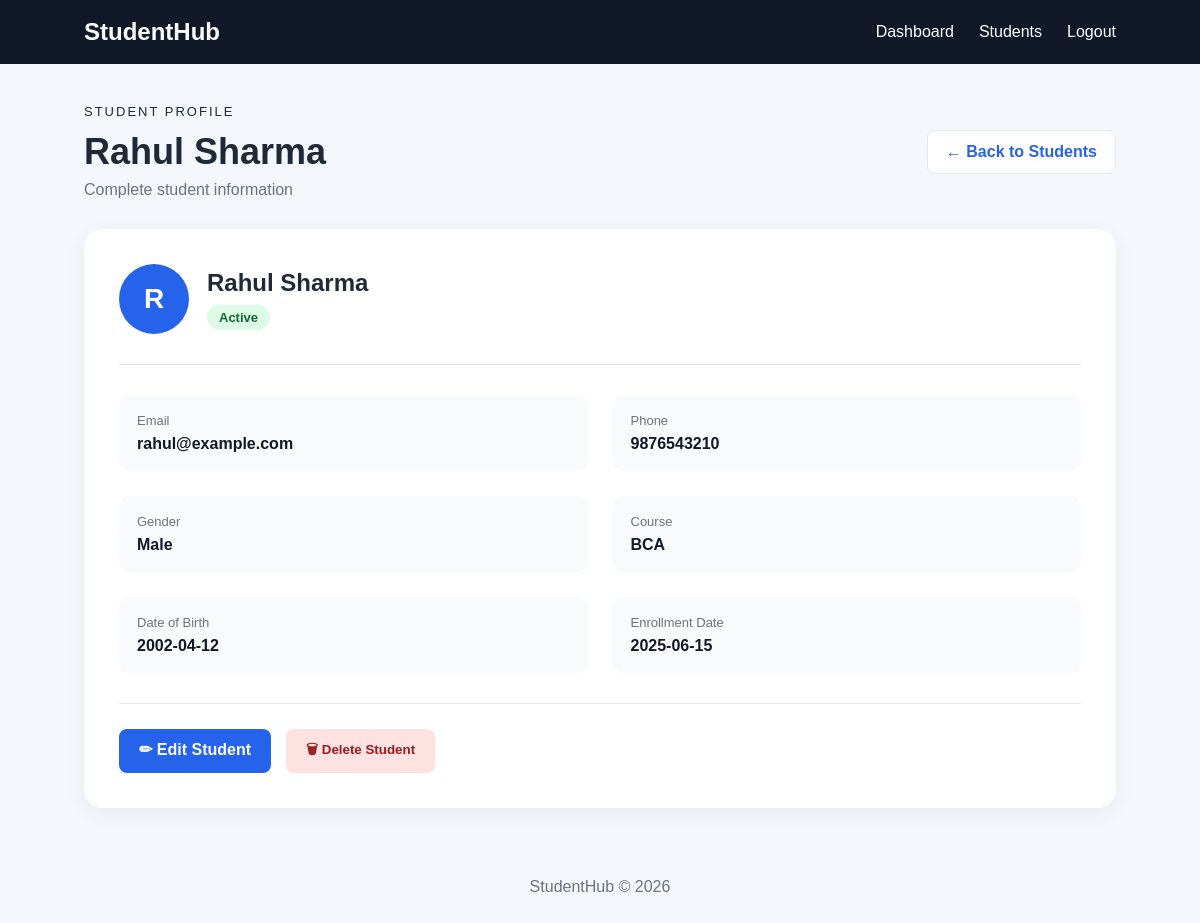
The app's page /student/1 (signed in) with its own data.
### tables this page shows
CREATE TABLE students (

    id INTEGER PRIMARY KEY AUTOINCREMENT,

    name TEXT NOT NULL,

    email TEXT NOT NULL UNIQUE,

    phone TEXT,

    gender TEXT,

    course_id INTEGER NOT NULL,

    date_of_birth TEXT,

    enrollment_date TEXT DEFAULT CURRENT_DATE,

    status TEXT NOT NULL DEFAULT 'Active',

    FOREIGN KEY (course_id)
        REFERENCES courses(id)

);

CREATE TABLE courses (

    id INTEGER PRIMARY KEY AUTOINCREMENT,

    name TEXT NOT NULL UNIQUE

);

### app.py (the view)
@app.route("/student/<int:student_id>")
def student_detail(student_id):
    if "user_id" not in session:
        return redirect(url_for("login"))
    if session.get("user_role") != "admin":
        return redirect(url_for("student_dashboard"))
    connection = get_db_connection()
    student = connection.execute("""
        SELECT students.*, courses.name AS course
        FROM students
        JOIN courses
        ON students.course_id = courses.id
        WHERE students.id = ?
    """, (student_id,)).fetchone()
    connection.close()
    if not student:
        return "Student not found."
    return render_template(
        "student_detail.html",
        student=student
    )

### database.py (called while the page is built)
def get_db_connection():
    connection = sqlite3.connect(DATABASE)
    connection.row_factory = sqlite3.Row
    connection.execute(
        "PRAGMA foreign_keys = ON"
    )
    return connection

### templates/student_detail.html (shortened to what this page needs)
<!DOCTYPE html>
<html lang="en">
<head>
    <link rel="stylesheet"
          href="{{ url_for('static', filename='style.css') }}">
</head>
<body>
    <div class="navbar">
        <div class="logo">
            StudentHub
        </div>
        <nav>
            <a href="{{ url_for('dashboard') }}">Dashboard</a>
            <a href="{{ url_for('students') }}">Students</a>
            <a href="{{ url_for('logout') }}">Logout</a>
        </nav>
    </div>
    <div class="container">
        <div class="page-header">
            <div>
                <p class="tag">STUDENT PROFILE</p>
                <h1>
                    {{ student.name }}
                </h1>
                <p class="subtitle">
                    Complete student information
                </p>
            </div>
            <a class="back-btn"
               href="{{ url_for('students') }}">
                ← Back to Students
            </a>
        </div>
        <div class="student-profile-card">
            <div class="profile-header">
                <div class="profile-avatar">
                    {{ student.name[0] }}
                </div>
                <div>
                    <h2>{{ student.name }}</h2>
                    {% if student.status == "Active" %}
                        <span class="status active">
                            Active
                        </span>
                    {% else %}
                        <span class="status inactive">
                            Inactive
                        </span>
                    {% endif %}
                </div>
            </div>
            <div class="details-grid">
                <div class="detail-item">
                    <span class="detail-label">
                        Email
                    </span>
                    <strong>
                        {{ student.email }}
                    </strong>
                </div>
                <div class="detail-item">
                    <span class="detail-label">
                        Phone
                    </span>
                    <strong>
                        {{ student.phone }}
                    </strong>
                </div>
                <div class="detail-item">
                    <span class="detail-label">
                        Gender
                    </span>
                    <strong>
                        {{ student.gender }}
                    </strong>
                </div>
                <div class="detail-item">
                    <span class="detail-label">
                        Course
                    </span>
                    <strong>
                        {{ student.course }}
                    </strong>
                </div>
                <div class="detail-item">
                    <span class="detail-label">
                        Date of Birth
                    </span>
                    <strong>
                        {{ student.date_of_birth }}
                    </strong>
                </div>
                <div class="detail-item">
                    <span class="detail-label">
                        Enrollment Date
                    </span>
                    <strong>
                        {{ student.enrollment_date }}
                    </strong>
                </div>
            </div>
            <div class="profile-actions">
                <a class="edit-btn"
                   href="{{ url_for(
                       'edit_student',
                       student_id=student.id
                   ) }}">
                    ✏ Edit Student
                </a>
                <form
                    method="POST"
                    action="{{ url_for(
                        'delete_student',
                        student_id=student.id
                    ) }}"
                    onsubmit="return confirm(
                        'Are you sure you want to delete this student?'
                    );"
                >
                    <button
                        type="submit"
                        class="delete-btn">
                        🗑 Delete Student
                    </button>
                </form>
            </div>
        </div>
    </div>
    <footer>
        StudentHub © 2026
    </footer>
</body>
</html>

### static/style.css (style rules this page uses)
* { margin: 0; padding: 0; box-sizing: border-box; }
body { font-family: Arial, sans-serif; background: #f4f7fb; color: #1f2937; }
.navbar { background: #111827; color: white; padding: 18px 7%; display: flex; justify-content: space-between; align-items: center; }
.logo { font-size: 24px; font-weight: bold; }
nav { display: flex; gap: 25px; }
nav a { color: white; text-decoration: none; }
.container { width: 86%; max-width: 1200px; margin: 40px auto; }
.tag { font-size: 13px; letter-spacing: 2px; margin-bottom: 12px; }
footer { text-align: center; padding: 30px; color: #6b7280; }
.page-header { display: flex; justify-content: space-between; align-items: center; margin-bottom: 30px; }
.page-header h1 { font-size: 36px; margin-bottom: 8px; }
.subtitle { color: #6b7280; }
.back-btn { text-decoration: none; background: white; color: #2563eb; padding: 12px 18px; border-radius: 8px; border: 1px solid #e5e7eb; font-weight: bold; }
.student-profile-card { background: white; padding: 35px; border-radius: 18px; box-shadow: 0 5px 20px rgba(0, 0, 0, 0.06); }
.profile-header { display: flex; align-items: center; gap: 18px; padding-bottom: 30px; border-bottom: 1px solid #e5e7eb; }
.profile-avatar { width: 70px; height: 70px; border-radius: 50%; background: #2563eb; color: white; display: flex; align-items: center; justify-content: center; font-size: 28px; font-weight: bold; }
.profile-header h2 { margin-bottom: 8px; }
.status { display: inline-block; padding: 5px 12px; border-radius: 20px; font-size: 13px; font-weight: bold; }
.status.active { background: #dcfce7; color: #166534; }
.details-grid { display: grid; grid-template-columns: repeat(2, 1fr); gap: 25px; padding: 30px 0; }
.detail-item { background: #f9fafb; padding: 18px; border-radius: 10px; }
.detail-label { display: block; color: #6b7280; font-size: 13px; margin-bottom: 7px; }
.detail-item strong { color: #111827; }
.profile-actions { display: flex; gap: 15px; padding-top: 25px; border-top: 1px solid #e5e7eb; }
.edit-btn, .delete-btn { padding: 11px 20px; border-radius: 8px; text-decoration: none; font-weight: bold; cursor: pointer; }
.edit-btn { background: #2563eb; color: white; }
.delete-btn { background: #fee2e2; color: #991b1b; border: none; }

### records on screen
students: name "Rahul Sharma", name "R", email "rahul@example.com", phone "9876543210", gender "Male", date_of_birth "2002-04-12", enrollment_date "2025-06-15"
courses: course "BCA"
